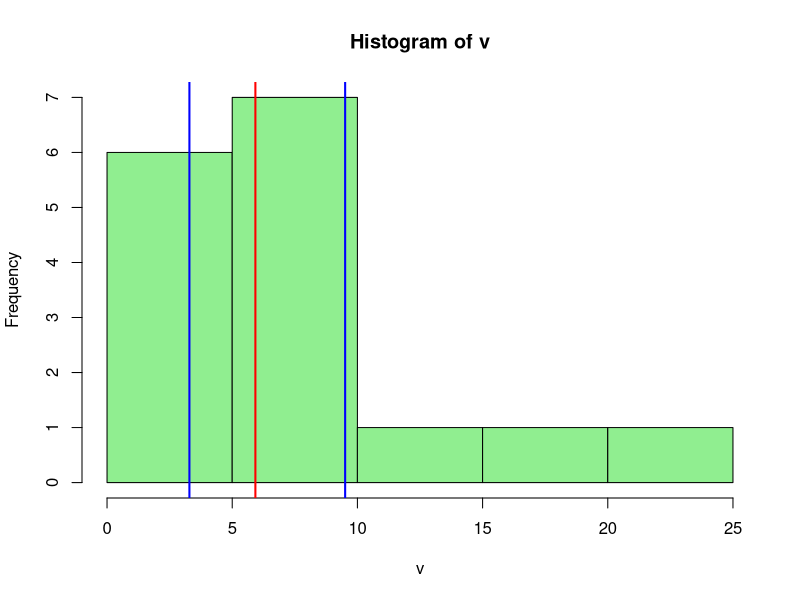

Recreate this plot in R.
# This function generates a confidence interval around the median.
# If your data has a large number of ties (especially around the median)
# the CI could be exceedingly narrow. Your results may vary.
# 2020 Edward G. Brown. distributed under the Creative Commons Attribution 
# Non-Commercial 4.0 International license(CC BY-NC 4.0) as detailed here: 
# https://creativecommons.org/licenses/by-nc/4.0/

GetCI <- function(v, clevel){

  v <- sort(v)
  n <- length(v)
  cl <- 0
  prod <- (n+1)*(0.50)
  Lstar <- floor(prod - 1)
  Ustar <- floor(prod + 1)
  
  while (cl < clevel ) { 

  l <- pbinom(Lstar,length(v),prob=0.5)
  u <- pbinom(Ustar,length(v),prob=0.5)
  cl <- u - l
  
  Lstar <- Lstar - 1
  Ustar <- Ustar + 1
  
  }

return(list(cl,v[Lstar],v[Ustar],median(v)))
}

# Exmple

v <- c(3.15,2.31,7.35,4.46,9.51,21.42,5.20,15.85,5.68,3.29,8.34,10.35,3.76,6.17,6.99,3.75)

# returns the achieved CL and upper/lower bounds, and the median
cls <- GetCI(v,0.90) 
cls
hist(v, col="lightgreen")
abline(v=cls[2],col="blue", lwd=2)
abline(v=cls[3],col="blue", lwd=2)
abline(v=cls[4],col="red", lwd=2)